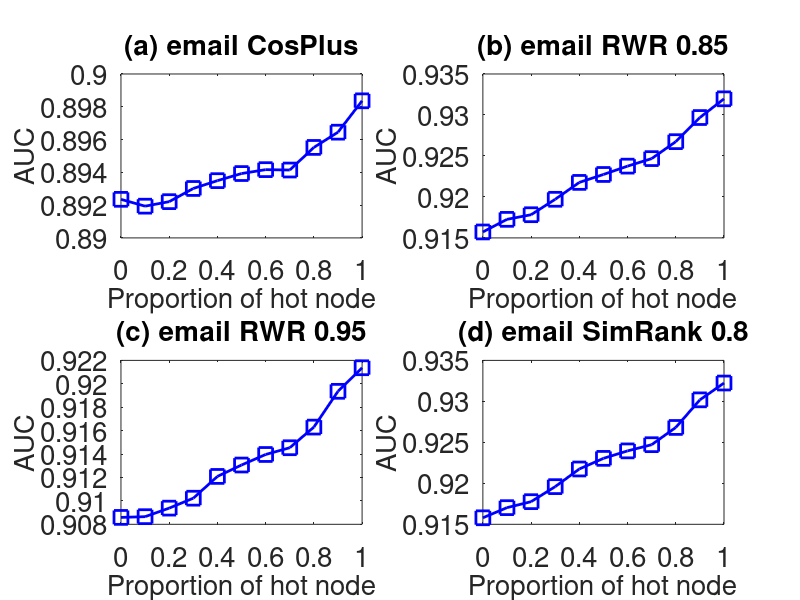

Here is the MATLAB script that generated this plot:
subplot(2,2,1);
x=0:0.1:1;
y=[0.892353
0.8919358
0.8922106
0.8930156
0.8934922
0.8939258
0.894164
0.894141
0.8955192
0.8964494
0.8983624

];
plot(x,y,'-bs','LineWidth',2,'MarkerSize',10);
set(gca,'FontSize',20);
xlabel('Proportion of hot node','fontsize',20);
ylabel('AUC','fontsize',20);
title('(a) email CosPlus','fontsize',20);

subplot(2,2,2);
x=0:0.1:1;
y=[0.9157252
0.9172636
0.9178276
0.9197118
0.921772
0.9227386
0.9237568
0.9246744
0.9267416
0.9296856
0.931969

];
plot(x,y,'-bs','LineWidth',2,'MarkerSize',10);
set(gca,'FontSize',20);
xlabel('Proportion of hot node','fontsize',20);
ylabel('AUC','fontsize',20);
title('(b) email RWR 0.85','fontsize',20);

subplot(2,2,3);
x=0:0.1:1;
y=[0.9085902
0.9086518
0.9093818
0.91023
0.9120906
0.9130636
0.9139634
0.9145396
0.9163026
0.9193584
0.9213712

];
plot(x,y,'-bs','LineWidth',2,'MarkerSize',10);
set(gca,'FontSize',20);
xlabel('Proportion of hot node','fontsize',20);
ylabel('AUC','fontsize',20);
title('(c) email RWR 0.95','fontsize',20);


subplot(2,2,4);
x=0:0.1:1;
y=[0.9157958
0.9170326
0.9177616
0.9195966
0.9217502
0.9230462
0.9239578
0.9247142
0.9268176
0.9301856
0.9322382

];
plot(x,y,'-bs','LineWidth',2,'MarkerSize',10);
set(gca,'FontSize',20);
xlabel('Proportion of hot node','fontsize',20);
ylabel('AUC','fontsize',20);
title('(d) email SimRank 0.8','fontsize',20);
